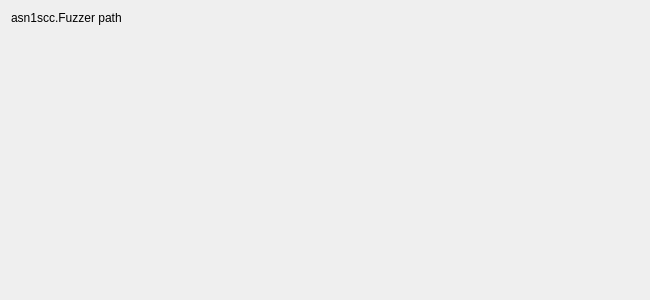
<?xml version="1.0" encoding="UTF-8"?>
<ui version="4.0">
 <author>N7 Space sp. z o. o.</author>
 <class>Asn1Acn::Internal::OptionsPages::FuzzerOptionsPage</class>
 <widget class="QWidget" name="Asn1Acn::Internal::OptionsPages::FuzzerOptionsPage">
  <property name="geometry">
   <rect>
    <x>0</x>
    <y>0</y>
    <width>650</width>
    <height>300</height>
   </rect>
  </property>
  <property name="windowTitle">
   <string/>
  </property>
  <layout class="QGridLayout" name="gridLayout">
   <item row="0" column="1" colspan="2">
    <widget class="Utils::PathChooser" name="pathChooser" native="true">
     <property name="sizePolicy">
      <sizepolicy hsizetype="MinimumExpanding" vsizetype="Preferred">
       <horstretch>0</horstretch>
       <verstretch>0</verstretch>
      </sizepolicy>
     </property>
    </widget>
   </item>
   <item row="1" column="1">
    <spacer name="verticalSpacer">
     <property name="orientation">
      <enum>Qt::Vertical</enum>
     </property>
     <property name="sizeHint" stdset="0">
      <size>
       <width>20</width>
       <height>40</height>
      </size>
     </property>
    </spacer>
   </item>
   <item row="0" column="0">
    <widget class="QLabel" name="pathLabel">
     <property name="sizePolicy">
      <sizepolicy hsizetype="Maximum" vsizetype="Preferred">
       <horstretch>0</horstretch>
       <verstretch>0</verstretch>
      </sizepolicy>
     </property>
     <property name="text">
      <string>asn1scc.Fuzzer path</string>
     </property>
    </widget>
   </item>
  </layout>
 </widget>
 <customwidgets>
  <customwidget>
   <class>Utils::PathChooser</class>
   <extends>QWidget</extends>
   <header>utils/pathchooser.h</header>
   <container>1</container>
  </customwidget>
 </customwidgets>
 <resources/>
 <connections/>
</ui>
